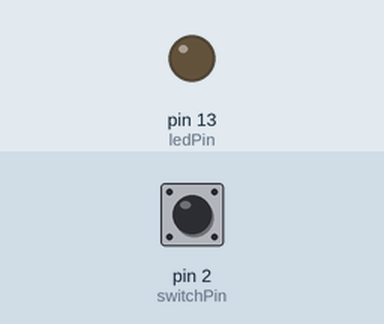
Recording of a sketch running on a simulated Arduino Uno, built with avr-gcc and run on an emulated ATmega328P. Shown: output pins drawn as LEDs (lit = HIGH). The test bench sets the inputs (shaded band); at power-on: pin 2 (switchPin) LOW.

Above: at 1.2 s.
1.3 s: pin 2 (switchPin) pulled HIGH for 0.15 s
At 1.42 s:
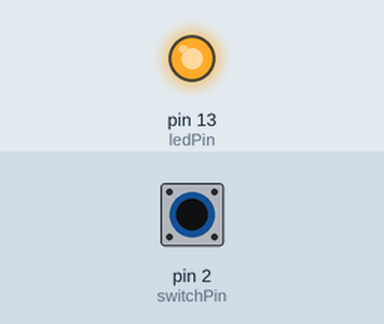
2.9 s: pin 2 (switchPin) pulled HIGH for 3.2 s
At 6.7 s:
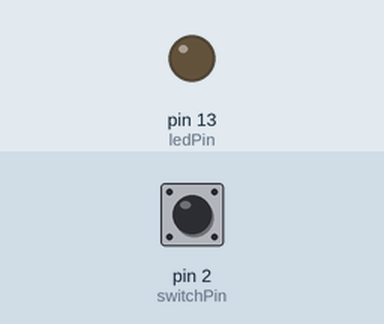
Timing chart, 0 to 8.2 s (numbered marks = the images above; inputs shaded):
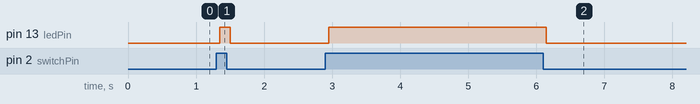

Measured:
- after the input at 1.3 s, pin 13 (ledPin): LOW → HIGH after 0.05 s, → LOW 0.15 s later
- after the input at 2.9 s, pin 13 (ledPin): LOW → HIGH after 0.05 s, → LOW 3.2 s later

The sketch:

DebounceConcept.ino
```cpp
//Arduino butonlar ile çalışırken oluşan debounce efektini nasıl engelleriz?
const int switchPin = 2;
const int ledPin = 13;
//Buton durumu led durumunu kontrol edicek
int switchState = 0;
int lastSwitchState = LOW;
//Delay süresini ölçerek butona mı basıldı yoksa debounce mu oluyor bunu göreceğiz
long lastDebounceTime = 0;
long debounceDelay = 50;

//Pin atamaları
void setup() {
  pinMode(ledPin, OUTPUT);
  pinMode(switchPin, INPUT);
}
//Kod
void loop() {
  //Digital pinden veriyi al
  int readInput = digitalRead(switchPin);
  //Durum son duruma eşit değilse süre tut
  if (readInput != lastSwitchState)
  {
    lastDebounceTime = millis();
  }
  //Tutulan süre 50ms üstündeyse durumu yeni durum olarak kabul ederiz.
  if ((millis() - lastDebounceTime) > debounceDelay)
  {
    switchState = readInput;
  }
  //Bir sonraki kontrolü yapabilmek için son durumu kaydederiz
  lastSwitchState = readInput;
  //LED AÇ KAPA
  if (switchState == HIGH)
  {
    digitalWrite(ledPin, HIGH);
  }
  else
  {
    digitalWrite(ledPin, LOW);
  }
}
```
